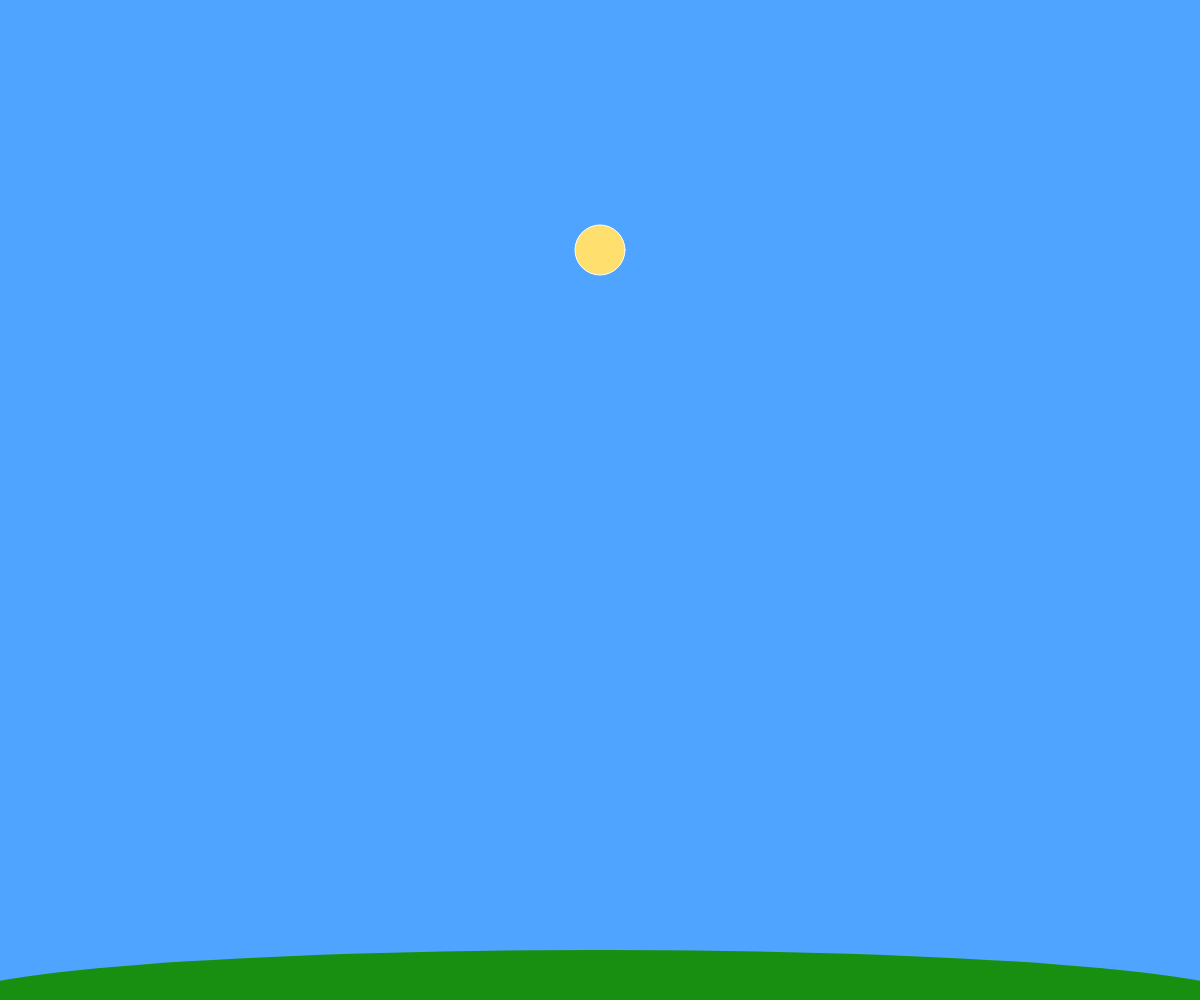
Frame 1 (no input)
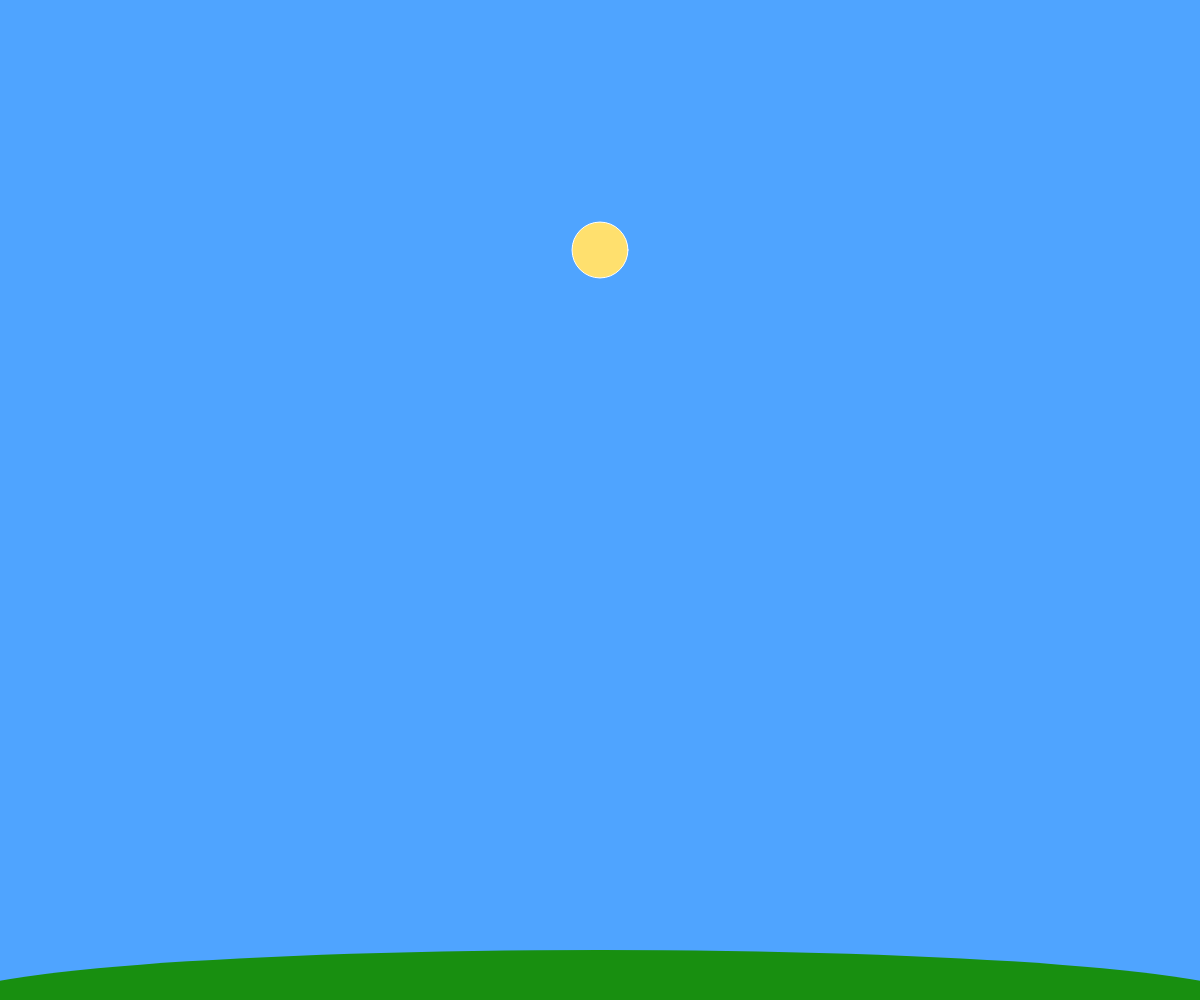
Frame 60 (no input)
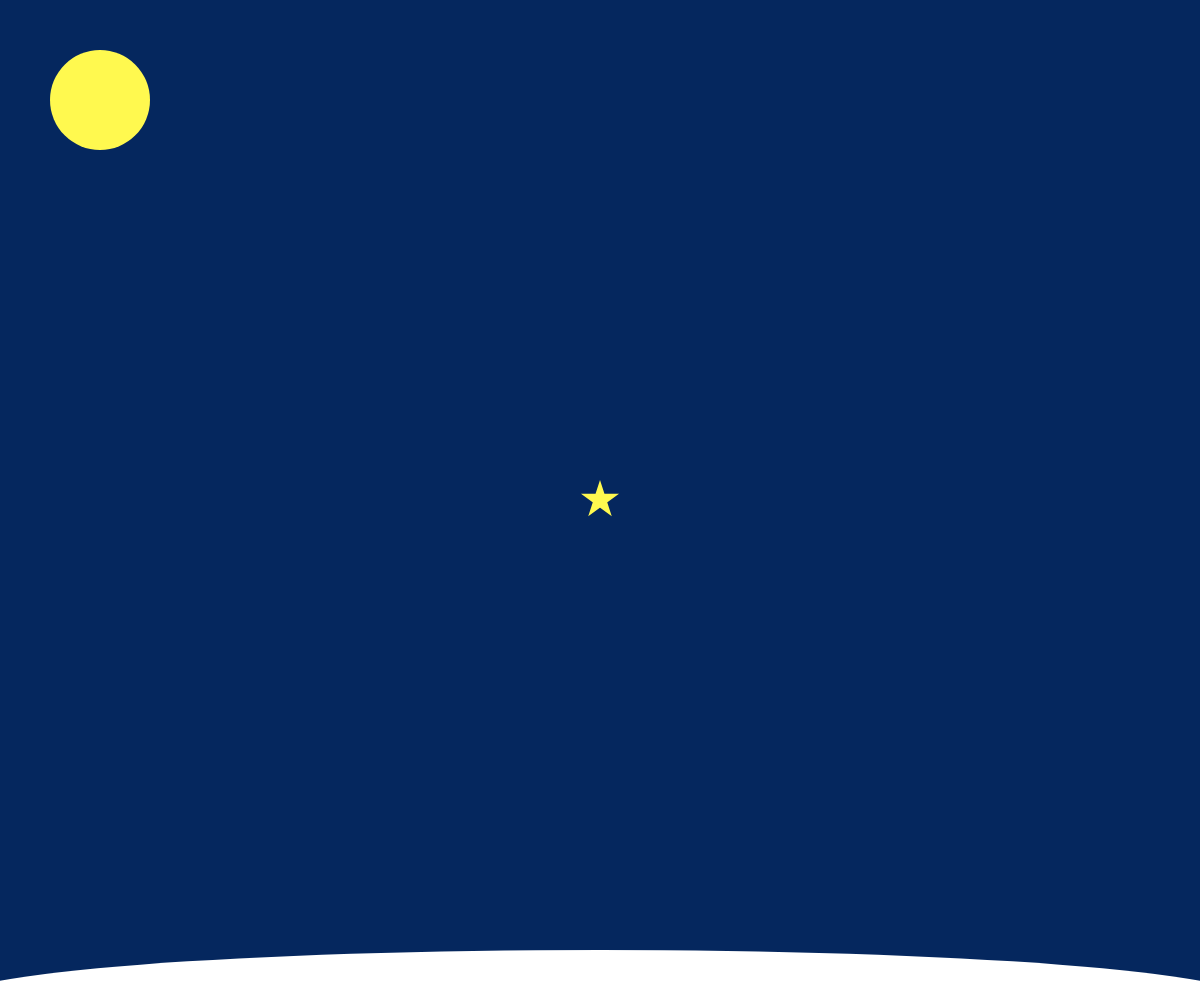
Frame 120 (the mouse pressed at the canvas centre since frame 60)

The p5.js sketch that drew these frames (run headless with seeded random() and noise() and a simulated clock; from frame 60 on, the mouse is pressed at the canvas centre):

// p5.js sketch
// ── sketch.js
// 最終課題を制作しよう
let balls=[];
let stars=[];
let size=50;
let count=0;
let cycle=100;
let increment=0.1;

function setup(){
  createCanvas(windowWidth, windowHeight);
}

function draw(){
  background(5, 39, 94);
  noStroke();  
  for(let i = 0; i < stars.length; i++){
    let s = stars[i];
    star(s.x, s.y, s.size);
    s.x += s.vx;
    s.y += s.vy; 
  }
  if(mouseIsPressed){
   fill(255,249,79);
   star(mouseX, mouseY, 20);
   ellipse(100,100,100);
   fill(255,255,255);
   ellipse(width/2, height, width+100, 100);
   fill(255,249,79);
  }
  else{
    background(79,164,255);
    for(let i = 0; i < balls.length; i++){
      let b = balls[i];
      ellipse(b.x, b.y, b.size);
      fill(255,255,255);
      b.x += b.vx;
      b.y += b.vy;
    } 
    const b ={ x: width/2, y: -100, size:10, vx:random(-15,15), vy:1 };
    balls.push(b);
    stroke(255);
    fill(255,224,110);
    
    ellipse(width/2, height/4, size);
    count = (count + increment) % cycle;
    if(count<cycle/2){
      size=count+50;
    }else{
      size=(cycle-count)+50;
    }
    
  noStroke();
  fill(24,143,16);
  ellipse(width/2, height, width+100, 100);  
  }
}


function mouseDragged(){
  const dx = mouseX - pmouseX;
  const dy = mouseY - pmouseY;
  if(mag(dx, dy) > 10){
    const s = { x: mouseX, y: mouseY, size:10, vx: dx, vy: dy };
    stars.push(s);
  }
}


function star(cx, cy, r){
  beginShape();
  for (let i = 0; i < 5; i++){
    let theta = TWO_PI * i * 2 / 5 - HALF_PI;
    let x = cx + cos(theta) * r;
    let y = cy + sin(theta) * r;
    vertex(x,y);
  }
  endShape(CLOSE);
}


function windowResized(){
  resizeCanvas(windowWidth, windowHeight);
}
